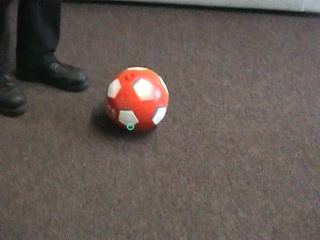
#> input picture image.jpg, 320 x 240 px
$ python main.py   (older library calls are emulated)
#> lines starting #> are read from the running program, lines starting #| are printed output that depends on the picture; pictures that were not available may be replaced by others from this repository, and a replacement may not be noted
### SIFT.py
import cv2
import numpy as np


def getSIFT(img, mask):
    # img = cv2.imread(filename, cv2.IMREAD_GRAYSCALE)
    orb = cv2.ORB_create()
    # print("mask sum", np.sum(mask))
    kp, des = orb.detectAndCompute(img, mask)
    imgKP = cv2.drawKeypoints(img, kp, None)
    cv2.imwrite("image.jpg", imgKP)
    return kp, des


def getMatch(img1, img2, k=2, mask1=None, mask2=None):
    kp1, des1 = getSIFT(img1, mask1)
    kp2, des2 = getSIFT(img2, mask2)
    bf = cv2.BFMatcher()
    print(len(des1), len(des2))
    matches = bf.knnMatch(des1, des2, k)
    good = []
    for m, n in matches:
        if m.distance < 0.75*n.distance:
            good.append(m)
    list_kp1 = []
    list_kp2 = []
    # print("good:", len(matches))
    for mats in matches:
        mat = mats[0]
        img1_idx = mat.queryIdx
        img2_idx = mat.trainIdx
        (x1, y1) = kp1[img1_idx].pt
        (x2, y2) = kp2[img2_idx].pt
        list_kp1.append((x1, y1))
        list_kp2.append((x2, y2))
    return list_kp1, list_kp2

### kf.py
import numpy as np

# offsets of each variable in the state vector
[iX, iY, iVx, iVy, iW, iH, iVw, iVh] = range(8)
position = [0, 1, 4, 5]
velocity = [2, 3, 6, 7]
NUMVARS = iVh + 1


class KF:
    def __init__(self, initial_state,
                 accel_variance) -> None:
        # mean of state GRV
        '''
        Usage:
        initial_state: a 8*1 numpy matrix [x,y,vx,vy,w,h,vw,vh]
        accel_variance: a 8*1 numpy matrix specifying the variance of each term above
        '''

        self._x = initial_state.reshape(-1, 1)
        self._accel_variance = accel_variance

        # covariance of state GRV
        self._P = np.eye(NUMVARS)

    def predict(self, dt: float) -> None:
        '''
        Predict the next state
        '''
        # x = F x
        # P = F P Ft + G Gt a
        # print("enter predict")
        F = np.eye(NUMVARS)
        F[iX, iVx] = dt
        F[iY, iVy] = dt
        F[iW, iVw] = dt
        F[iH, iVh] = dt
        new_x = F.dot(self._x)

        G = np.zeros((NUMVARS, 1))
        G[position, 0] = 0.5 * dt**2
        G[velocity, 0] = dt
        # + G.dot(self._accel_variance).dot(G.T)
        # print("g shape", G.shape)
        # print("accel shape", self._accel_variance.shape)
        # print(G.dot(self._accel_variance).dot(G.T).shape)
        new_P = F.dot(self._P).dot(F.T) + G.dot(G.T).dot(self._accel_variance)

        self._P = new_P
        self._x = new_x

    def update(self, meas_value, meas_variance):
        '''
        Using the measurement to adjust the prediction
        Usage: meas_value: a 8*1 numpy matrix of the position and size
               feature [currently only considering single point]
        '''
        # [6 lines of commented-out code are left out]
        H = np.zeros((4, NUMVARS))

        H[0, position[0]] = 1
        H[1, position[1]] = 1
        H[2, position[2]] = 1
        H[3, position[3]] = 1

        z = np.array(meas_value)
        R = np.array(meas_variance)

        y = z.reshape(-1, 1) - H.dot(self._x)
        # print("zshape", z.shape)
        # print("HX shape", H.dot(self._x).shape)
        y = y.reshape(-1, 1)

        S = H.dot(self._P).dot(H.T) + R
        # [7 lines of commented-out code are left out]
        K = self._P.dot(H.T).dot(np.linalg.pinv(S))
        # print("k shape", K.shape)
        new_x = self._x + K.dot(y)
        # print("ky shape", K.dot(y).shape)
        # print("self._x. shape", self._x.shape)
        # print("new_x. shape", new_x.shape)
        new_P = (np.eye(NUMVARS) - K.dot(H)).dot(self._P)

        self._P = new_P
        self._x = new_x

    @property
    def cov(self) -> np.array:
        return self._P

    @property
    def mean(self) -> np.array:
        return self._x

    @property
    def pos(self):
        return self._x[position]

    @property
    def vel(self) -> float:
        return self._x[velocity]

### main.py
import numpy as np
import matplotlib.pyplot as plt
from SIFT import getSIFT, getMatch
from PIL import Image
from kf import KF
import cv2
plt.ion()
plt.figure()
position = [1, 1, 0, 0, 1, 1, 0, 0]
velocity = [0, 0, 1, 1, 0, 0, 1, 1]
frames = []
meas_variance = np.random.rand(4, 4)*0.01

initial_state = np.array([200, 113, 0, 0, 45, 45, 0, 0]).T
accel_variance = np.ones((8, 8))  # *np.random.rand()*0.1
kf = KF(initial_state=initial_state, accel_variance=accel_variance)

# [real_X, real_Y, real_W, real_H] = initial_state[position]

DT = 0.008
NUM_STEPS = 200
# MEAS_EVERY_STEPS = 20

mus = []
covs = []
real_xs = []
real_vs = []
im = Image.open("./image.jpg")
#> im is the input picture: PIL image 320x240 RGB; mean R, G, B 100, 89.2, 83.6
prevImg = cv2.imread("./Vid_A_ball/img0002.jpg")
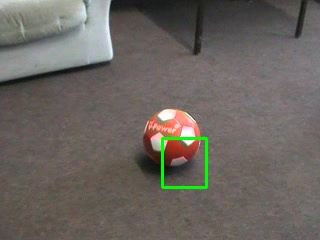
#> input picture img100.jpg, 320 x 240 px, given in place of img0002.jpg, which was not available
#> prevImg is the input picture: shape (240, 320, 3); mean B, G, R 95.9, 101.3, 106.7
prevMask = np.zeros((prevImg.shape[0], prevImg.shape[1])).astype(np.uint8)
x = 200
y = 113
w = 45
h = 45
prevMask[y:y+h, x:x+w] = 1
for step in range(NUM_STEPS):
    # if step > 500:
    #     real_v *= 0.9
    picNum = step + 3
    img = cv2.imread("./Vid_A_ball/img0" + str(picNum//100) +
                     str((picNum % 100)//10) + str(picNum % 10) + ".jpg")
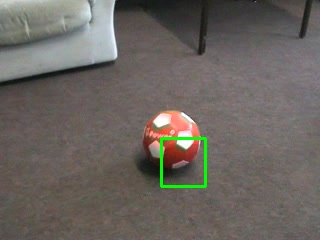
#> input picture img101.jpg, 320 x 240 px, given in place of img0003.jpg, which was not available
#> img is the input picture: shape (240, 320, 3); mean B, G, R 95.8, 101, 106.8
    # covs.append(kf.cov)
    # mus.append(kf.mean)
    kf.predict(dt=DT)

    mask = np.zeros((img.shape[0], img.shape[1])).astype(np.uint8)
    pos = kf.pos.astype(np.int)
    x = pos[0, 0]
    y = pos[1, 0]
    w = pos[2, 0]
    h = pos[3, 0]
    print(x, y, w, h)

    rect = cv2.rectangle(prevImg, (x, y), (x+w, y+h), (0, 255, 0), 2)
    imgPath = "img"+str(picNum)+".jpg"
    cv2.imwrite(imgPath, rect)
    im2 = Image.open(imgPath)
    frames.append(im2)
    mask[y:y+h, x:x+w] = 1
    list_kp1, list_kp2 = getMatch(prevImg, img, 2, prevMask, mask)
#> in getSIFT, `kp, des = orb.detectAndCompute(img, mask)`: kp = 34 keypoints; strongest (x, y, size): (243, 156, 31), (204, 156, 31), (242, 155, 37.2), (209, 155, 37.2)
#> in getMatch, `kp1, des1 = getSIFT(img1, mask1)`: kp1 has the same summary as kp in getSIFT
#> in getSIFT (call 2), `kp, des = orb.detectAndCompute(img, mask)`: kp = 13 keypoints; strongest (x, y, size): (201, 140, 31), (202, 140, 37.2), (202, 141, 44.6), (204, 138, 44.6)
#> in getMatch, `kp2, des2 = getSIFT(img2, mask2)`: kp2 has the same summary as kp in getSIFT
#| 34 13
#> in getMatch, `matches = bf.knnMatch(des1, des2, k)`: matches = 34 matches
#> the loop in getMatch, `for m, n in matches:` made 34 passes
#> after the loop in getMatch, `for m, n in matches:`: good = 3 matches
#> the loop in getMatch, `for mats in matches:` made 34 passes
#> (img2_idx, x1, y1, x2, y2) on passes 1 to 12: (0, 202, 115, 201, 136), (7, 243, 116, 204.5, 138.2), (6, 202, 134, 200.2, 133.9), (1, 207, 138, 205, 137), (2, 202, 140, 201, 140), (4, 202, 154, 205.2, 138), (1, 204, 156, 205, 137), (7, 243, 156, 204.5, 138.2), (8, 202.8, 116.4, 201.6, 141.1), (1, 242.4, 116.4, 205, 137), (6, 202.8, 134.4, 200.2, 133.9), (7, 206.4, 138, 204.5, 138.2)
#> after the loop in getMatch, `for mats in matches:`: list_kp1 = 34 pairs, first value 201.6 to 243, second value 115 to 156; list_kp2 = 34 pairs, first value 200.2 to 206.5, second value 133.9 to 141.1
    new_x = np.min(np.array([item[0] for item in list_kp2])) - 5
#> new_x = 195.2
    new_y = np.min(np.array([item[1] for item in list_kp2]))-5
#> new_y = 128.9
    new_w = np.max(np.array([item[0] for item in list_kp2])) - new_x + 10
#> new_w = 21.37
    new_h = np.max(np.array([item[1] for item in list_kp2])) - new_y + 10
#> new_h = 22.2
    # if step != 0 and step % MEAS_EVERY_STEPS == 0:
    kf.update(meas_value=np.array([new_x, new_y, new_w, new_h]).T,  # real_x + np.random.randn() * np.sqrt(meas_variance),
              meas_variance=meas_variance)
#> in update, `z = np.array(meas_value)`: z = [195.2, 128.9, 21.37, 22.2]
#> in update, `y = z.reshape(-1, 1) - H.dot(self._x)`: y = [-4.84, 15.92, -23.63, -22.8]
#> in update, `new_x = self._x + K.dot(y)`: new_x = [195.3, 129.1, -0.0462, 0.12, 21.66, 22.11, -0.196, -0.192]
#> in update, `self._x = new_x`: self._x has the same summary as new_x
    prevImg = img
    prevMask = mask
#> pass 2 of the loop `for step in range(NUM_STEPS):`:
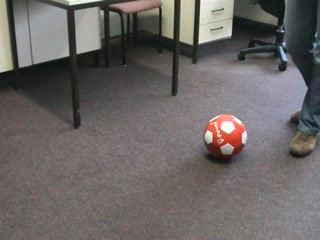
#> input picture Vid_A_ball/img0004.jpg, 320 x 240 px
#> img is the input picture: shape (240, 320, 3); mean B, G, R 100.7, 101.9, 106.8
#> pos = [195, 129, 21, 22]
#> x = 195
#> `y = pos[1, 0]`: y = 129
#> w = 21
#> h = 22
#| 195 129 21 22
#> `rect = cv2.rectangle(prevImg, (x, y), (x+w, y+h), (0, 255, 0), 2)`:
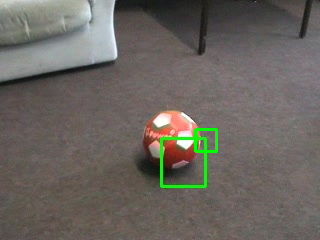
#> rect: shape (240, 320, 3); mean B, G, R 95.5, 101.5, 106.3
#> kp = 44 keypoints; strongest (x, y, size): (201, 140, 31), (202, 140, 37.2), (202, 141, 44.6), (214, 148, 37.2)
#> kp1 has the same summary as kp in getSIFT
#> kp = 27 keypoints; strongest (x, y, size): (209, 142, 37.2), (207, 137, 64.3), (209, 140, 53.6), (207, 131, 31)
#> kp2 has the same summary as kp in getSIFT
#| 44 27
#> matches = 44 matches
#> the loop in getMatch (call 2), `for m, n in matches:` made 44 passes
#> the loop in getMatch (call 2), `for mats in matches:` made 44 passes
#> (img2_idx, x1, y1, x2, y2) on passes 1 to 8: (24, 216, 129, 207.4, 136.9), (3, 201, 131, 205, 138), (20, 201, 136, 207.4, 133.1), (12, 205, 137, 211.2, 138), (16, 201, 140, 208.8, 132.5), (17, 203, 147, 213.1, 133.9), (1, 214, 147, 211, 133), (1, 212, 149, 211, 133)
#> `list_kp1, list_kp2 = getMatch(prevImg, img, 2, prevMask, mask)`: list_kp1 = 44 pairs, first value 200.2 to 217.2, second value 129 to 154.1; list_kp2 = 44 pairs, first value 204.5 to 213.1, second value 131 to 144
#> `new_x = np.min(np.array([item[0] for item in list_kp2])) - 5`: new_x = 199.5
#> new_y = 126
#> new_w = 23.64
#> new_h = 28
#> (the run stopped early here; a loop or call above may not have finished)
